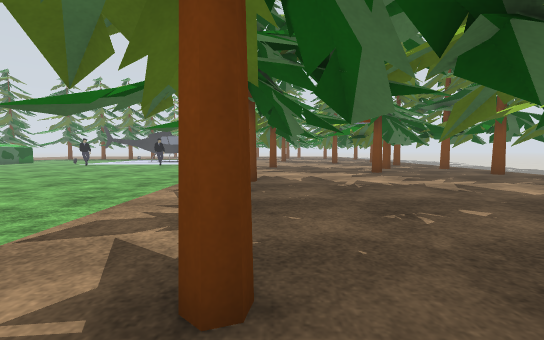
view 1 (above)

24 first-person views from a walk through a world built for the Gazebo simulator. The camera is 0.94 m above the floor, tilts 4° down and sees 90° across. The floor is counted in squares, 1 m on a side. Each view is taken from the middle of a square. On the plan, view 1 faces up. The plan holds only what a view shows up to about 11 squares ahead; the rest is blank. The place goes on beyond the plan. Surface patterns are stand-ins for the level's own textures.

view 2
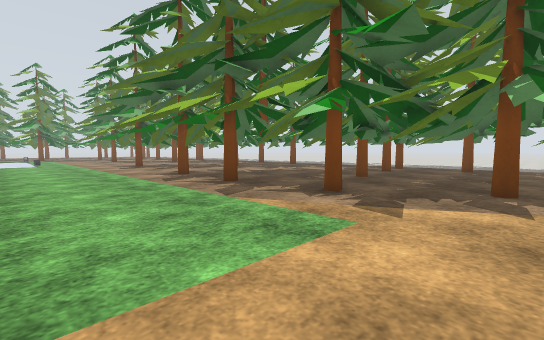

view 3
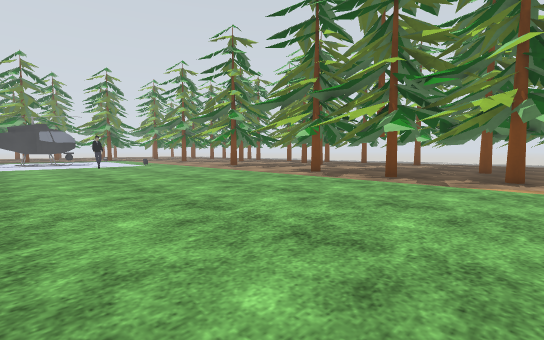

view 4
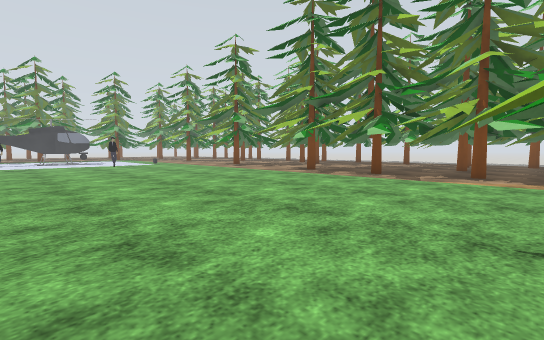

view 5
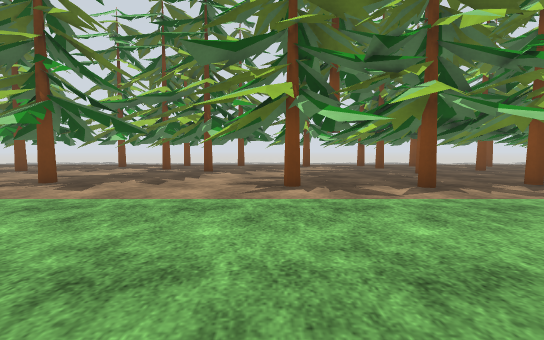

view 6
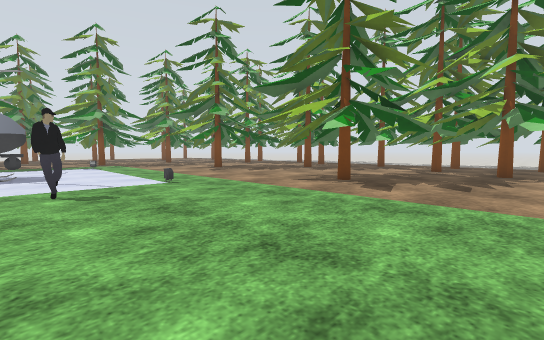

view 7
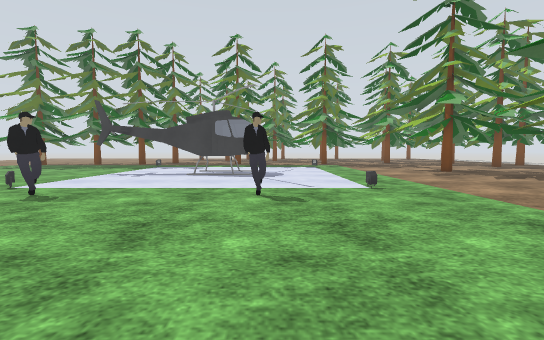

view 8
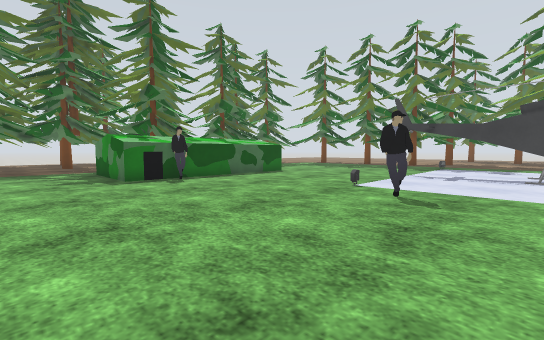

view 9
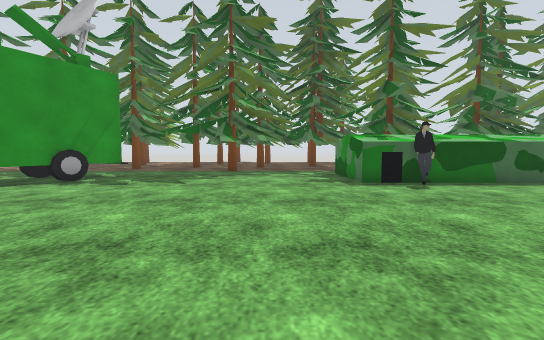

view 10
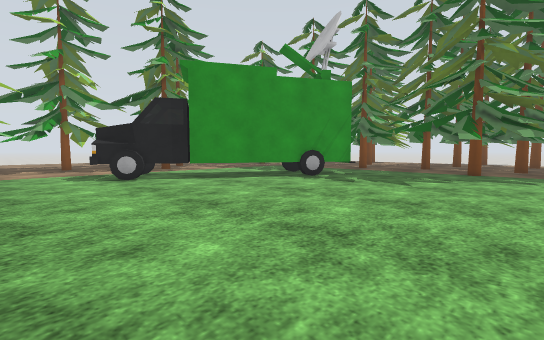

view 11
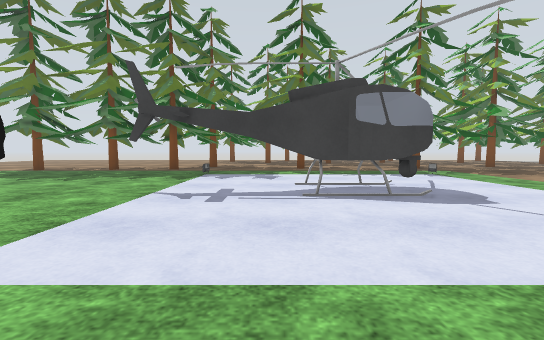

view 12
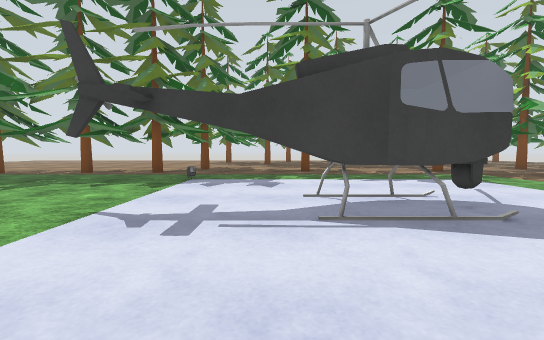

view 13
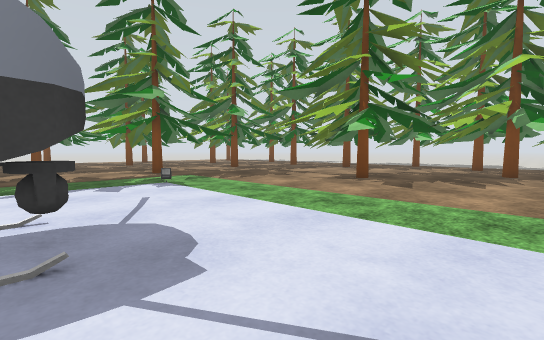

view 14
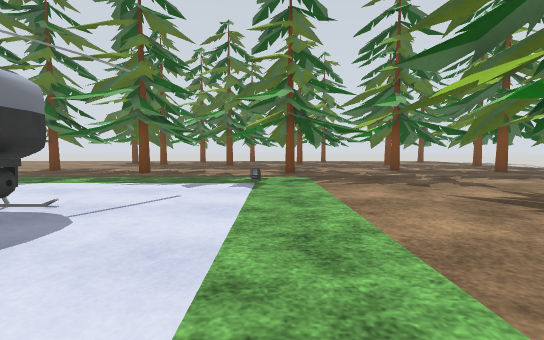

view 15
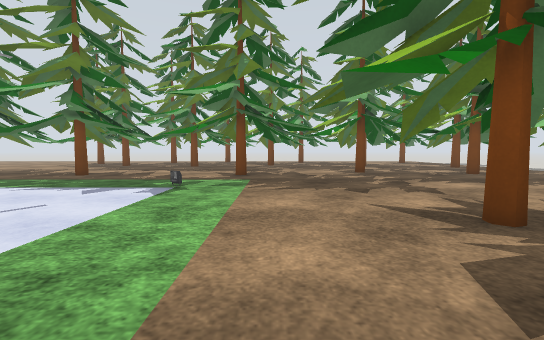

view 16
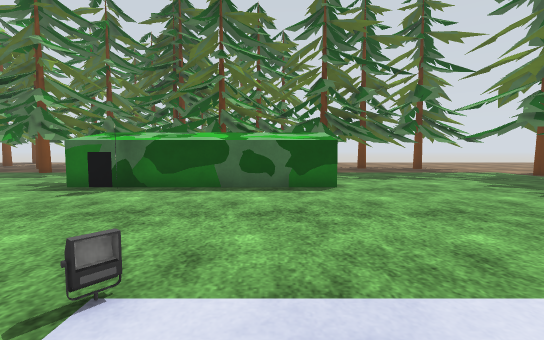

view 17
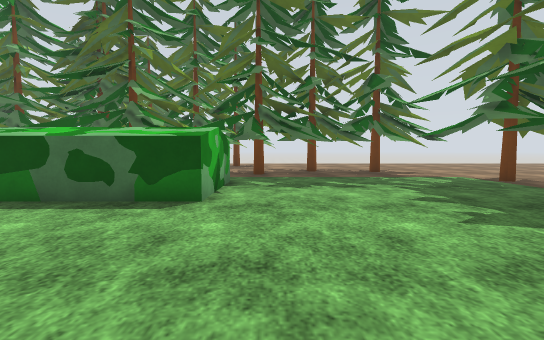

view 18
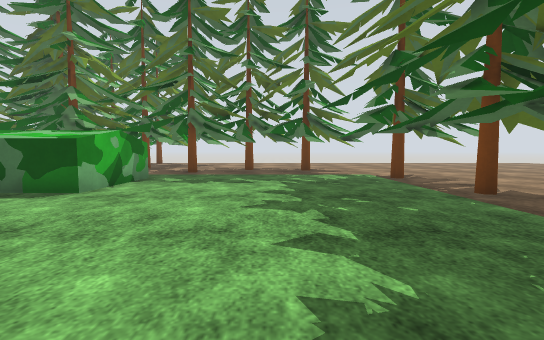

view 19
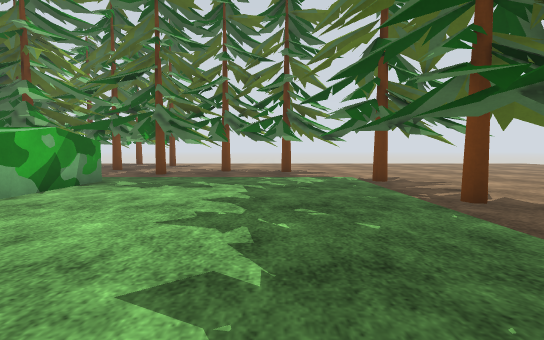

view 20
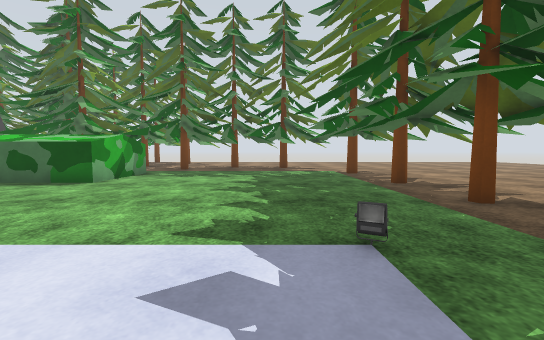

view 21
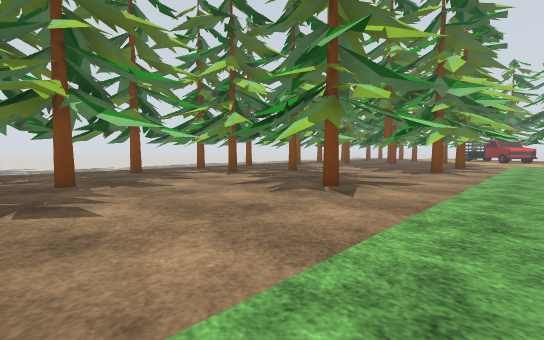

view 22
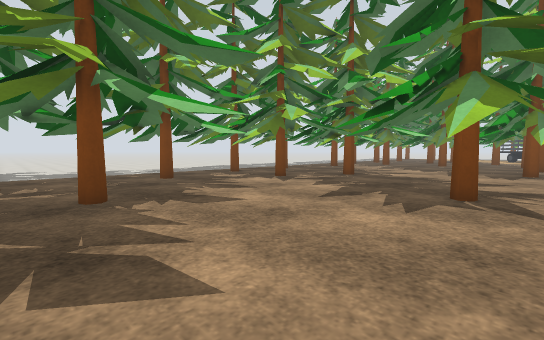

view 23
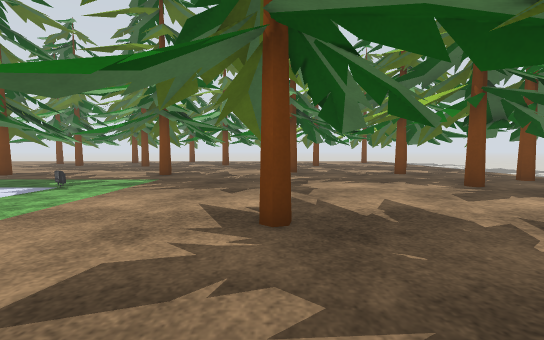

view 24
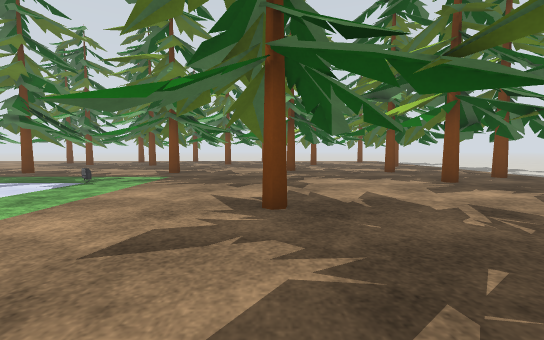

### Floor plan
Key: @ floor where view 1 was taken; # wall or solid block; x gap in a wall; . floor; = window, fence, low wall or low ledge; T thing the floor can be seen under or through.
Columns run from 25 left of view 1 to 7 right of it. Each row starts with its distance up from view 1.
 32 ..#            ###    ##     #
 31 ..##  ## #     ..#.. ..#.....#
 30   ### .#...x.....##.....#......#
 29  ...##..#..#...................#
 28  ..........=.........=........ #
 27  .........................T.
 26  #.......................xT
 25  .........................T.
 24   .........TTTTTTT...... x#.T
 23    .........T.TTTT..........###
 22   ........................... #
 21   #####.......................#
 20       #..................... .. #
 19       #....=.........=..........#
 18       #......#....#....#.# .....
 17   #   #..................# ....
 16   ##  #..................#. .
 15    ####................ ...x.  #
 14  ..........................#x ##
 13  ............................
 12  # ..........................#
 11  # ........................
 10  #. ..................#.#
  9  ..#....................##
  8     ................... #
  7    ...................###
  6    .##................. #
  5     # ##................#
  4     ##  ##............#x #
  3     ..   ###............ #
  2          ####............#
  1           # ........... ###
  0            ... .# ..... .@#
 -1            ....    .......##
 -2             ...    .....  #

Where each view was taken, in squares from view 1:
view 1: 0 up, 0 right, facing up
view 2: 2 down, 6 left, facing up-right
view 3: 1 up, 11 left, facing up-right
view 4: 0 up, 12 left, facing up-right
view 5: 9 up, 8 left, facing right
view 6: 11 up, 8 left, facing up-right
view 7: 12 up, 7 left, facing up
view 8: 12 up, 10 left, facing up-left
view 9: 12 up, 11 left, facing left
view 10: 12 up, 11 left, facing down-left
view 11: 17 up, 11 left, facing up
view 12: 19 up, 11 left, facing up
view 13: 20 up, 8 left, facing up-right
view 14: 20 up, 4 left, facing up
view 15: 21 up, 2 left, facing up
view 16: 20 up, 12 left, facing left
view 17: 23 up, 14 left, facing left
view 18: 26 up, 13 left, facing left
view 19: 27 up, 14 left, facing left
view 20: 27 up, 11 left, facing left
view 21: 22 up, 4 left, facing down-right
view 22: 22 up, 1 left, facing down-right
view 23: 21 up, 1 right, facing up
view 24: 20 up, 1 right, facing up
